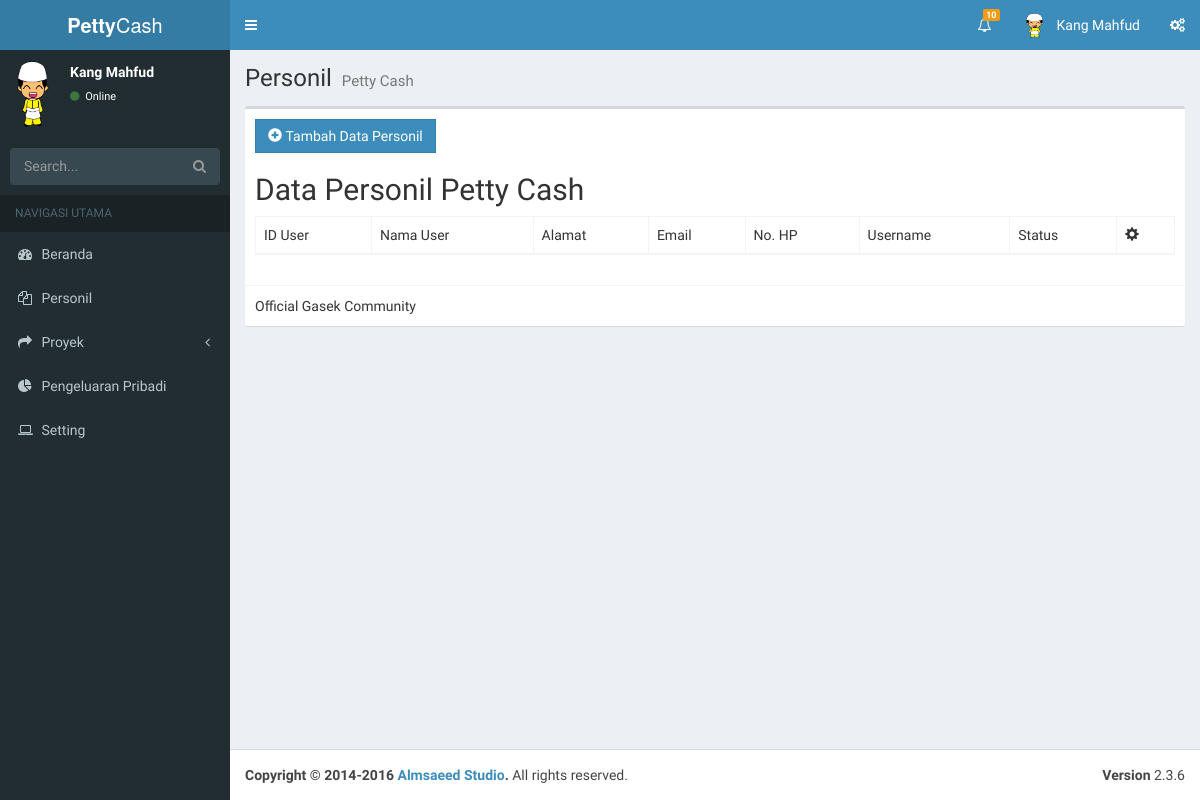
The app's page /index.php/c_personil, older data.
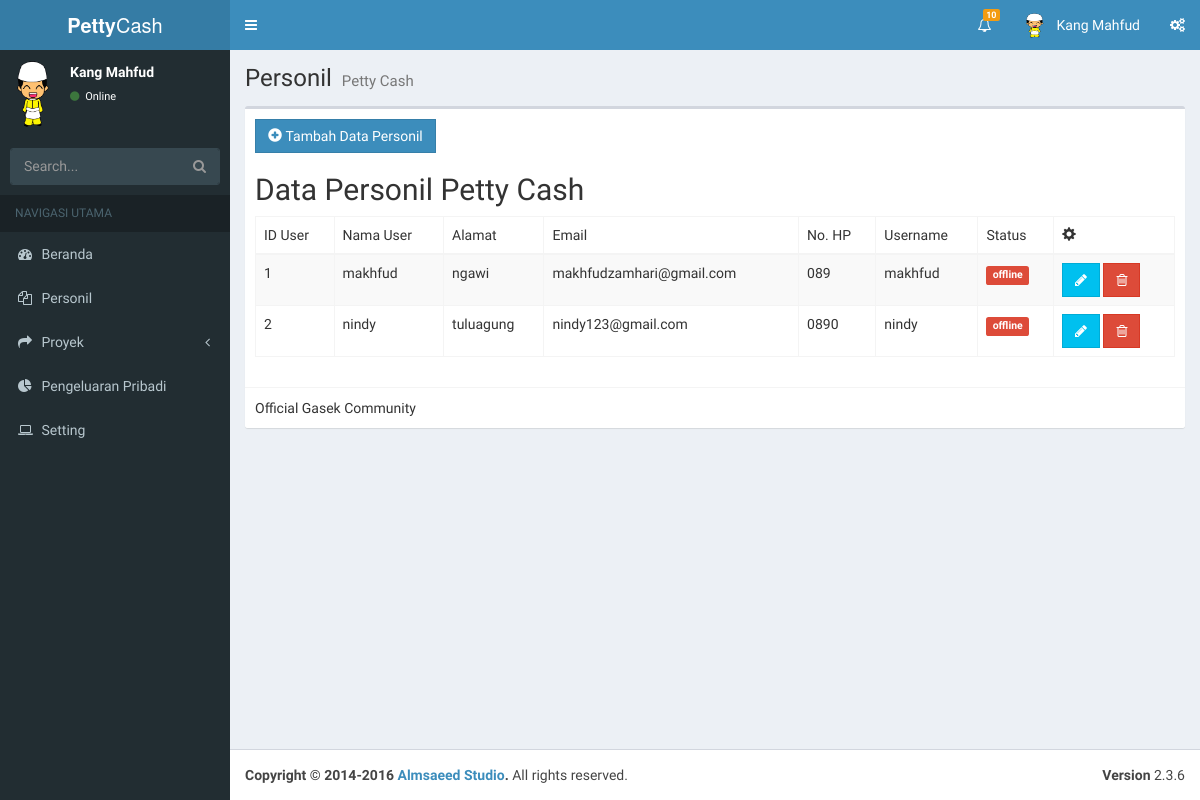
The same page, newer data.
### tables this page shows
CREATE TABLE `user` (
  `id_user` int(11) NOT NULL AUTO_INCREMENT,
  `nama_user` varchar(100) DEFAULT NULL,
  `alamat` text,
  `no_hp` varchar(13) DEFAULT NULL,
  `email` varchar(100) DEFAULT NULL,
  `username` varchar(20) DEFAULT NULL,
  `password` varchar(8) DEFAULT NULL,
  `last_login` datetime DEFAULT NULL,
  `is_active` tinyint(1) DEFAULT NULL,
  PRIMARY KEY (`id_user`)
);

### application/controllers/c_personil.php (called while the page is built, shortened)
<?php
class C_personil extends CI_controller
{
	function __construct()
	{
		$this->load->model('adm_personil');
	}
	public function index()
	{
		$data['stat1']="";
		$data['stat2']="active";
		$data['stat3']="";
		$data['stat4']="";
		$data['stat5']="";
		$data['stat6']="";
		$data['stat7']="";
		$data['stat8']="";
		$data['stat9']="";
		$datax = $this->adm_personil->get_all_personil();
		$this->load->view('attribute/header', $data);
		$this->load->view('admin/v_personil', array('data_in' => $datax));
		$this->load->view('attribute/footer');
	}
}

### index.php (called while the page is built, shortened)
<?php
require_once BASEPATH.'core/CodeIgniter.php';

### application/models/adm_personil.php (called while the page is built, shortened)
<?php
class Adm_personil extends CI_Model {
    public function get_all_personil() {
        $query = $this->db->query("SELECT * FROM user ");
        return $query->result_array();
    }
}

### application/views/admin/v_personil.php (the view, shortened to what this page needs)
<div class="content-wrapper">
  <section class="content-header">
    <h1>
      Personil
      <small>Petty Cash</small>
    </h1>
  </section>
  <section class="content">
    <div class="box">
      <div class="box-body">
    <div class="row">
      <div class="col-xs-12">
      <button type="button" class="btn btn-primary btn-flat" data-toggle="modal" data-target="#tambah_personil"><span class="glyphicon glyphicon-plus-sign"></span>&nbsp;Tambah Data Personil</button>
      <h2>Data Personil Petty Cash</h2>
        <table class=" table table-striped table-bordered table-hover">
          <thead>
            <tr>
              <td>ID User</td>
              <td>Nama User</td>
              <td>Alamat</td>
              <td>Email</td>
              <td>No. HP</td>
              <td>Username</td>
              <td>Status</td>
              <td><span class="glyphicon glyphicon-cog"></span></td>
            </tr>
          </thead>
          <tbody id="tabel_personil">
            <?php foreach ($data_in as $data): ?>
              <?php $status = $data['is_active'];
              if ($status == '1'){
              $status ='<small class="label label-success">online</small>';
              }
              else{
              $status ='<small class="label label-danger">offline</small>';
              }
              ?>
            <tr>
              <td><?php echo $data['id_user']; ?></td>
              <td><?php echo $data['nama_user']; ?></td>
              <td><?php echo $data['alamat']; ?></td>
              <td><?php echo $data['email']; ?></td>
              <td><?php echo $data['no_hp']; ?></td>
              <td><?php echo $data['username']; ?></td>
              <td><?php echo $status?></td>
              <td>
                <a href="javascript:;" class="btn btn-info btn-flat btn_edit_personil" data="<?php echo $data['id_user'];?>"><span class="fa fa-pencil"></span></a>
                <a href="<?= base_url() ?>c_personil/delete_personil/<?= $data['id_user'] ?>" class="btn btn-danger btn-flat" onclick="return confirm('Yakin akan menghapus data ?');"><span class="fa fa-trash-o"></span></a>
              </td>
            </tr>
            <?php endforeach ?>
          </tbody>
        </table>
      </div>
    </div>
      </div>
      <div class="box-footer">
        Official Gasek Community
      </div>
    </div>
  </section>
</div>

### application/views/attribute/header.php (shortened to what this page needs)
<!DOCTYPE html>
<html>
<head>
  <link rel="stylesheet" href="<?php echo base_url('assets/bootstrap/css/bootstrap.min.css'); ?>">
  <link rel="stylesheet" href="https://cdnjs.cloudflare.com/ajax/libs/font-awesome/4.5.0/css/font-awesome.min.css">
  <link rel="stylesheet" href="https://cdnjs.cloudflare.com/ajax/libs/ionicons/2.0.1/css/ionicons.min.css">
  <link rel="stylesheet" href="<?php echo base_url('assets/dist/css/AdminLTE.min.css'); ?>">
  <link rel="stylesheet" href="<?php echo base_url('assets/dist/css/skins/_all-skins.min.css'); ?>">
</head>
<body class="hold-transition skin-blue sidebar-mini">
<div class="wrapper">
  <header class="main-header">
    <a href="" class="logo">
      <span class="logo-lg"><b>Petty</b>Cash</span>
    </a>
    <nav class="navbar navbar-static-top">
      <a href="#" class="sidebar-toggle" data-toggle="offcanvas" role="button">
      </a>
      <div class="navbar-custom-menu">
        <ul class="nav navbar-nav">
          <li class="dropdown notifications-menu">
            <a href="#" class="dropdown-toggle" data-toggle="dropdown">
              <i class="fa fa-bell-o"></i>
              <span class="label label-warning">10</span>
            </a>
          </li>
          <li class="dropdown user user-menu">
            <a href="#" class="dropdown-toggle" data-toggle="dropdown">
              <img src="<?php echo base_url('assets/img/img.png'); ?>" class="user-image" alt="User Image">
              <span class="hidden-xs">Kang Mahfud</span>
            </a>
          </li>
          <li>
            <a href="#" data-toggle="control-sidebar"><i class="fa fa-gears"></i></a>
          </li>
        </ul>
      </div>
    </nav>
  </header>
  <aside class="main-sidebar">
    <section class="sidebar">
      <div class="user-panel">
        <div class="pull-left image">
          <img src="<?php echo base_url('assets/img/img.png'); ?>" class="img-circle" alt="User Image">
        </div>
        <div class="pull-left info">
          <p>Kang Mahfud</p>
          <a href="#"><i class="fa fa-circle text-success"></i> Online</a>
        </div>
      </div>
      <form action="#" method="get" class="sidebar-form">
        <div class="input-group">
          <input type="text" name="q" class="form-control" placeholder="Search...">
              <span class="input-group-btn">
                <button type="submit" name="search" id="search-btn" class="btn btn-flat"><i class="fa fa-search"></i>
                </button>
              </span>
        </div>
      </form>
      <ul class="sidebar-menu">
        <li class="header">NAVIGASI UTAMA</li>
        <li class="treeview <?php echo $stat1; ?>">
          <a href="<?php echo base_url('C_index'); ?>">
            <i class="fa fa-dashboard"></i> <span>Beranda</span>
          </a>
        </li>
        <li class="treeview">
          <a href="<?php echo base_url('C_personil/index'); ?>">
            <i class="fa fa-files-o"></i>
            <span>Personil</span>
          </a>
        </li>
        <li class="treeview">
          <a href="#">
            <i class="fa fa-share"></i> <span>Proyek</span>
            <span class="pull-right-container">
              <i class="fa fa-angle-left pull-right"></i>
            </span>
          </a>
        </li>
        <li class="treeview">
          <a href="<?php echo base_url('C_pribadi'); ?>">
            <i class="fa fa-pie-chart"></i>
            <span>Pengeluaran Pribadi</span>
          </a>
        </li>
        <li class="treeview">
          <a href="#">
            <i class="fa fa-laptop"></i>
            <span>Setting</span>
          </a>
        </li>
      </ul>
    </section>
  </aside>

### application/views/attribute/footer.php (shortened to what this page needs)
<footer class="main-footer">
    <div class="pull-right hidden-xs">
      <b>Version</b> 2.3.6
    </div>
    <strong>Copyright &copy; 2014-2016 <a href="http://almsaeedstudio.com">Almsaeed Studio</a>.</strong> All rights
    reserved.
  </footer>
</div>
</body>
</html>

Row changes from the older to the newer data that the page shows:
added user: id_user "1", nama_user "makhfud", alamat "ngawi", email "makhfudzamhari@gmail.com", no_hp "089", username "makhfud", is_active "offline"
added user: id_user "2", nama_user "nindy", alamat "tuluagung", email "nindy123@gmail.com", no_hp "0890", username "nindy", is_active "offline"
